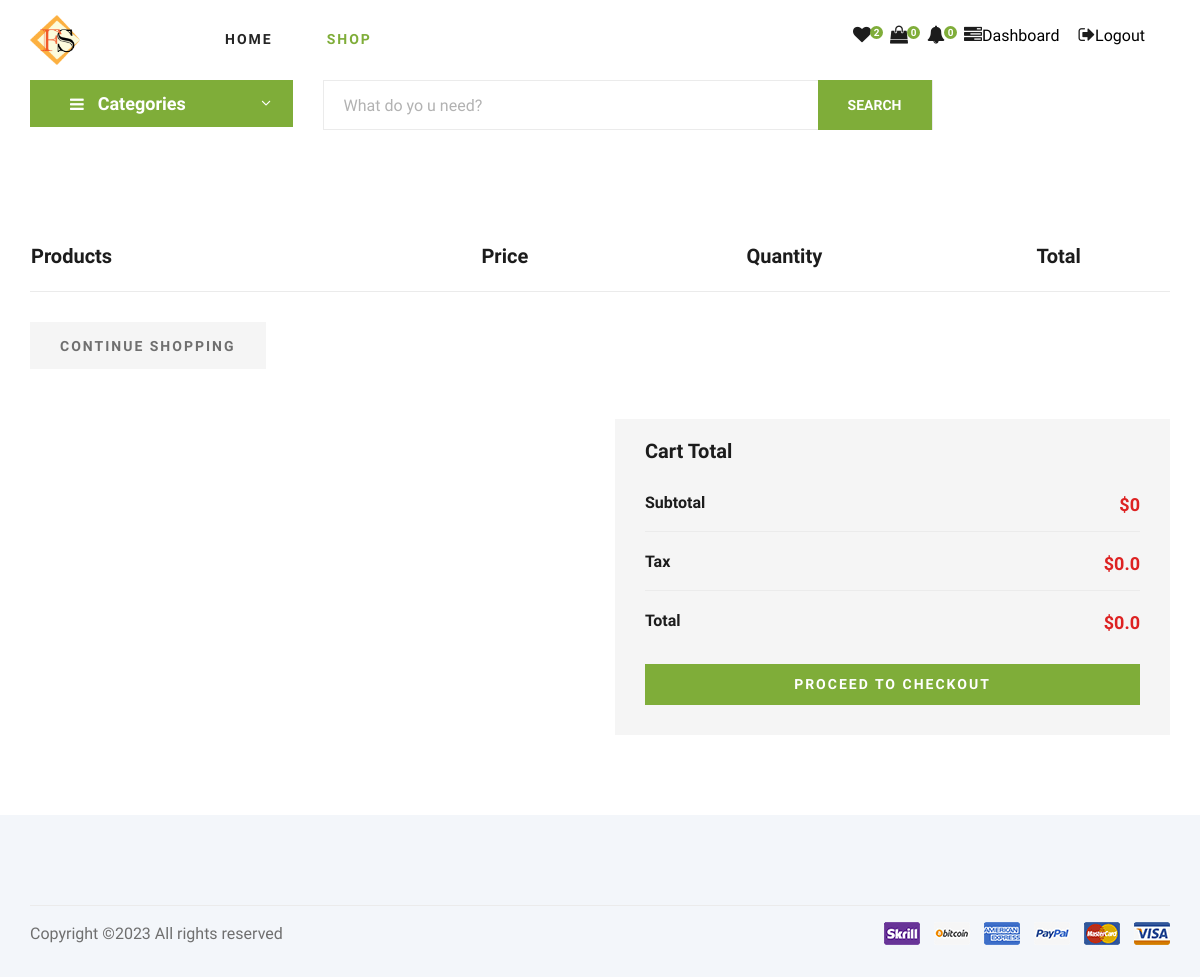
The app's page /cart/ (signed in), older data.
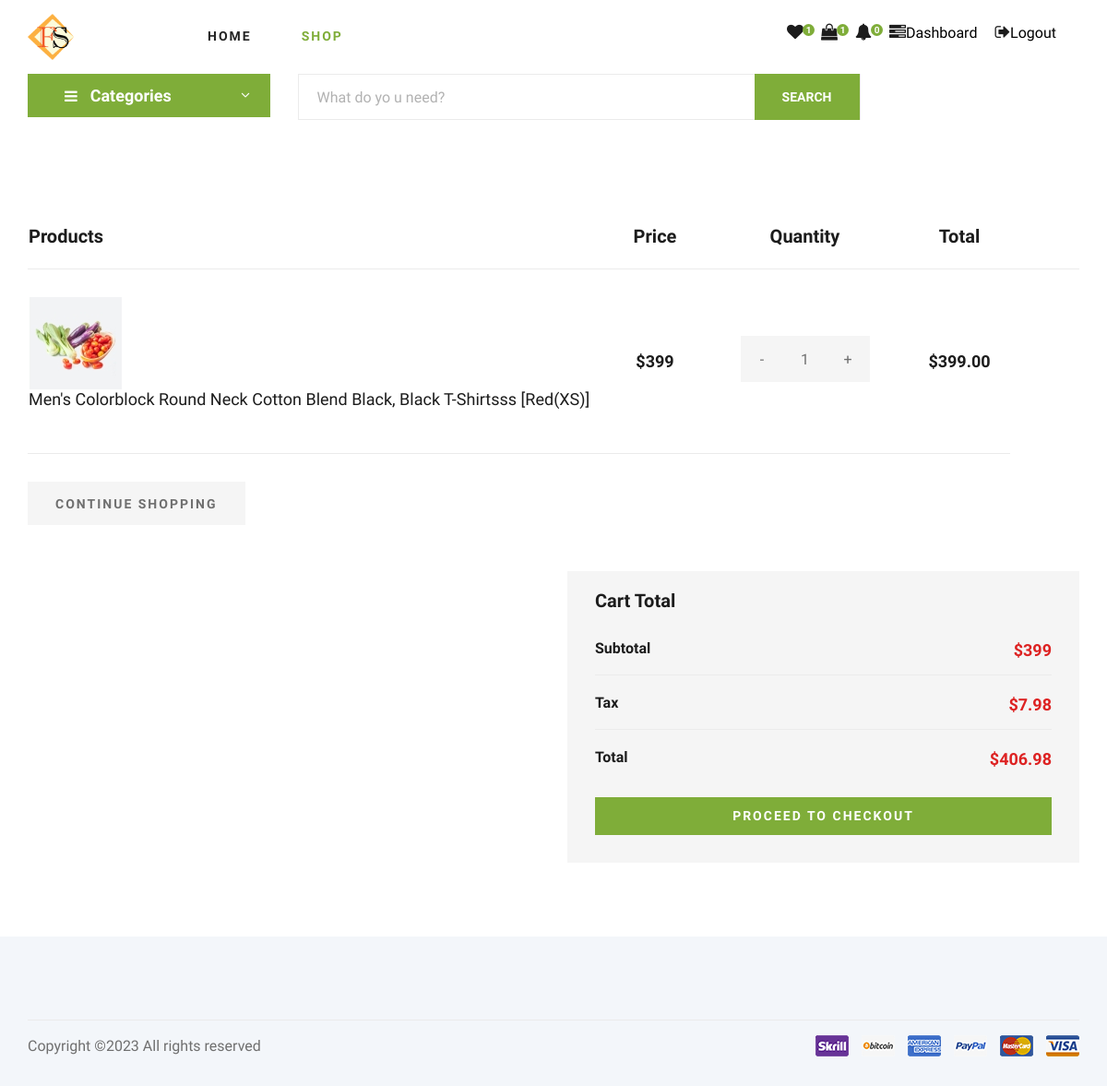
The same page, newer data.
### store/models.py (models this page shows, shortened)
class CartItems(models.Model):
	user = models.ForeignKey(User, on_delete=models.CASCADE, null=True)
	product = models.ForeignKey(Products, on_delete=models.CASCADE)
	product_variant = models.ForeignKey(SizeVariant, on_delete=models.CASCADE)#models.CharField(max_length=50)
	cart = models.ForeignKey(uCart, on_delete=models.CASCADE, null=True)
	quantity = models.IntegerField()
	is_active = models.BooleanField(default=True)

class BaseModel(models.Model):
	uid = models.UUIDField(primary_key=True , editable=False , default=uuid.uuid4)
	created_at = models.DateTimeField(auto_now= True)
	updated_at = models.DateTimeField(auto_now_add= True)
	class Meta:
		abstract = True

class Products(BaseModel):
	product_name = models.CharField(max_length=100)
	slug = models.SlugField(max_length=100,unique=True, null=True, blank=True)
	category = models.ForeignKey(Category, on_delete=models.CASCADE, related_name="products")
	price = models.IntegerField()
	product_description = models.TextField()
	image = models.ImageField(null=True, blank=True)
	is_deleted = models.BooleanField(default=False)
	in_store = models.BooleanField(default=False)

class SizeVariant(BaseModel):
	product_id = models.ForeignKey(Products, on_delete=models.CASCADE)
	Color_id = models.ForeignKey(ColorVariant, on_delete=models.CASCADE)
	size = models.CharField(max_length=50)
	price = models.IntegerField()
	stock = models.IntegerField()

class ColorVariant(BaseModel):
	product_id = models.ForeignKey(Products, on_delete=models.CASCADE)
	color = models.CharField(max_length=50)

### store/views.py (the view)
# urls.py: path('cart/', views.cart, name="cart"),
def cart(request,total=0,quantity=0,cart_items=None):
    tax=0
    grant_total=0
    try:
        if request.user.is_authenticated:
            cart_items = CartItems.objects.filter(user=request.user, is_active=True)
        else:
            cart = uCart.objects.get(cart_id=_cart_id(request))
            cart_items = CartItems.objects.filter(cart=cart, is_active=True)
        for cart_item in cart_items:
            total += (cart_item.product_variant.price * cart_item.quantity)
            quantity += cart_item.quantity
        tax = (2*total)/100
        grant_total = total+tax
    except:
        pass
    size_variant = SizeVariant.objects.all()
    color_variant = ColorVariant.objects.all()
    context = {'total':total,
               'quantity':quantity,
               'cart_items':cart_items,
               'size_variant':size_variant,
               'color_variant':color_variant,
               'tax':tax,
               'grant_total':grant_total
               }
    return render(request, 'store/cart_1.html', context)

### store/context_processors.py (called while the page is built)
def category_list_processor(request):
    category_list = Category.objects.all()
    return {'category_list': category_list}

def cart_counter(request):
    cart_count = 0
    try:
        if request.user.is_authenticated:
            cart_items = CartItems.objects.all().filter(user=request.user)
        else:
            cart = uCart.objects.filter(cart_id=_cart_id(request))
            cart_items = CartItems.objects.all().filter(cart=cart[:1])
        for cart_item in cart_items:
            cart_count += cart_item.quantity
    except uCart.DoesNotExist:
        cart_count=0
    return dict(cart_count=cart_count)

def wish_counter(request):
    if request.user.is_authenticated:
        wish_items = WishList.objects.filter(user=request.user)
    else:
        guest = Guest.objects.filter(guest_id=_wishlist_id(request)).first()
        if guest:
            wish_items = WishList.objects.filter(guest=guest)
        else:
            wish_items = []
    wish_count = wish_items.count() if wish_items else 0
    return {'wish_count': wish_count}

def notification_counter(request):
    if request.user.is_authenticated:
        notifications = Notification.objects.filter(user=request.user,is_read=False)
        noti_count = notifications.count() if notifications else 0
        return dict(noti_count=noti_count)
    else:
        return dict(noti_count=0)

### store/templatetags/custom_filters.py (called while the page is built)
@register.filter
def multiply(value, arg):
    return value * arg

### store/templates/store/cart_1.html (shortened to what this page needs)
{%extends 'store/base.html'%}
{%load static%}
{% load custom_filters %}
{%block body%}
    <section class="shoping-cart spad">
        <div class="container">
            <div class="row">
                <div class="col-lg-12">
                    <div class="shoping__cart__table">
                        <table>
                            <thead>
                                <tr>
                                    <th class="shoping__product">Products</th>
                                    <th>Price</th>
                                    <th>Quantity</th>
                                    <th>Total</th>
                                    <th></th>
                                </tr>
                            </thead>
                            {%for item in cart_items%}
                            <tbody>
                                <tr>
                                    <td class="shoping__cart__item">
                                        <img src="img/cart/cart-1.jpg" alt="">
                                        <h5>{{item.product.product_name}} [{{item.product_variant.Color_id.color}}({{item.product_variant.size}})]</h5>
                                    </td>
                                    <td class="shoping__cart__price">
                                        ${{item.product_variant.price}}
                                    </td>
                                    <td class="shoping__cart__quantity">
                                        <div class="quantity">
                                            <div class="pro-qty-1">
                                                <a href="{%url 'dec_cart_item' item_id=item.id%}" class="dec-link"><span class="dec qtybtn">-</span></a>
                                                <input type="text" value="{{item.quantity}}" id="item-{{ item.id }}-quantity" readonly >
                                                <a href="{%url 'inc_cart_item' item_id=item.id%}" class="inc-link"><span class="inc qtybtn">+</span></a>
                                            </div>
                                        </div>
                                    </td>
                                    <td class="shoping__cart__total">
                                        ${{ item.product_variant.price | multiply:item.quantity }}.00
                                    </td>
                                </tr>
                            </tbody>
                            {%endfor%}
                        </table>
                    </div>
                </div>
            </div>
            <div class="row">
                <div class="col-lg-12">
                    <div class="shoping__cart__btns">
                        <a href="{%url 'view_store'%}" class="primary-btn cart-btn">CONTINUE SHOPPING</a>
                    </div>
                </div>
                <div class="col-lg-6">
                </div>
                <div class="col-lg-6">
                    <div class="shoping__checkout">
                        <h5>Cart Total</h5>
                        <ul>
                            <li>Subtotal <span class="cart-total">${{total}}</span></li>
                            <li>Tax <span class="tax">${{tax}}</span></li>
                            <li>Total <span class="grand-total">${{grant_total}}</span></li>
                        </ul>
                        <a href="{%url 'checkout'%}" class="primary-btn">PROCEED TO CHECKOUT</a>
                    </div>
                </div>
            </div>
        </div>
    </section>
{%endblock%}

### store/templates/store/base.html (shortened to what this page needs)
<!DOCTYPE html>
{%load static%}
<html lang="zxx">
<head>
    <link rel="stylesheet" href="{%static 'assets/css/bootstrap.min.css'%}" type="text/css">
    <link rel="stylesheet" href="{%static 'assets/css/font-awesome.min.css'%}" type="text/css">
    <link rel="stylesheet" href="{%static 'assets/css/elegant-icons.css'%}" type="text/css">
    <link rel="stylesheet" href="{%static 'assets/css/nice-select.css'%}" type="text/css">
    <link rel="stylesheet" href="{%static 'assets/css/jquery-ui.min.css'%}" type="text/css">
    <link rel="stylesheet" href="{%static 'assets/css/owl.carousel.min.css'%}" type="text/css">
    <link rel="stylesheet" href="{%static 'assets/css/slicknav.min.css'%}" type="text/css">
    <link rel="stylesheet" href="{%static 'assets/css/style.css'%}" type="text/css">
</head>
<body>
    <header class="header">
        <div class="container">
            <div class="row">
                <div class="col-lg-2">
                    <div class="header__logo">
                        <a href="{%url 'index'%}"><img src="{%static 'assets/img/logo1.png'%}" alt="" height="50" width="50"></a>
                    </div>
                </div>
                <div class="col-lg-5">
                    <nav class="header__menu">
                        <ul>
                            <li><a href="{%url 'index'%}">Home</a></li>
                            <li class="active"><a href="/view_store">Shop</a></li>
                        </ul>
                    </nav>
                </div>
                <div class="col-lg-5">
                    <div class="header__cart">
                        <ul>
                            <li><a href="{%url 'user_wish_list_view'%}"><i class="fa fa-heart"></i> <span>{{wish_count}}</span></a></li>
                            <li><a href="{%url 'cart'%}"><i class="fa fa-shopping-bag"></i> <span>{{cart_count}}</span></a></li>
                            {%if user.is_authenticated%}
                            <li><a href="{%url 'user_notifications_view'%}"><i class="fa fa-bell"></i><span>{{noti_count}}</span></a></li>
                            <li><a href="{%url 'user_dashboard'%}"><i class="fa fa-tasks"></i>Dashboard</a></li>
                            <li><a href="{%url 'customer_logout'%}"><i class="fa fa-sign-out"></i>Logout</a></li>
                            {%else%}
                            <li><a href="{%url 'login'%}"><i class="fa fa-user"></i></a></li>
                            {%endif%}
                        </ul>
                    </div>
                </div>
            </div>
        </div>
    </header>
    <section class="hero hero-normal">
        <div class="container">
            <div class="row">
                <div class="col-lg-3">
                    <div class="hero__categories">
                        <div class="hero__categories__all">
                            <i class="fa fa-bars"></i>
                            <span>Categories</span>
                        </div>
                    </div>
                </div>
                <div class="col-lg-9">
                    <div class="hero__search">
                        <div class="hero__search__form">
                            <form action="{%url 'user_search_products'%}" method="post">
                                <input type="text" placeholder="What do yo u need?" name="query">
                                <button type="submit" class="site-btn">SEARCH</button>
                            </form>
                        </div>
                    </div>
                </div>
            </div>
        </div>
    </section>
    {%block body%}{%endblock%}
    <footer class="footer spad">
        <div class="container">
            <div class="row">
                <div class="col-lg-12">
                    <div class="footer__copyright">
                        <div class="footer__copyright__text"><p>
                    Copyright &copy;<script>document.write(new Date().getFullYear());</script> All rights reserved</p></div>
                        <div class="footer__copyright__payment"><img src="img/payment-item.png" alt=""></div>
                    </div>
                </div>
            </div>
        </div>
    </footer>
</body>
</html>

### store/templates/store/base.html (style rules this page uses)
.header__cart a { text-decoration:none; color:black }

### store/templates/store/cart_1.html (style rules this page uses)
.pro-qty-1 { width: 140px; height: 50px; display: inline-block; position: relative; text-align: center; background: #f5f5f5; margin-bottom: 5px; }
.pro-qty-1 input { height: 100%; width: 100%; font-size: 16px; color: #6f6f6f; width: 50px; border: none; background: #f5f5f5; text-align: center; }
.pro-qty-1 .qtybtn { width: 35px; font-size: 16px; color: #6f6f6f; cursor: pointer; display: inline-block; }

Row changes from the older to the newer data that the page shows:
added CartItems: product.product_name "Men's Colorblock Round Neck Cotton Blend Black, Black T-Shirtsss", product_variant.Color_id.color "Red", product_variant.size "XS", product_variant.price "399", quantity "1", product_variant.price|multiply "399"
Text that changed along with them:
{{ wish_count }}: "2" → "1"
{{ cart_count }}: "0" → "1"
{{ total }}: "0" → "399"
{{ tax }}: "0.0" → "7.98"
{{ grant_total }}: "0.0" → "406.98"
